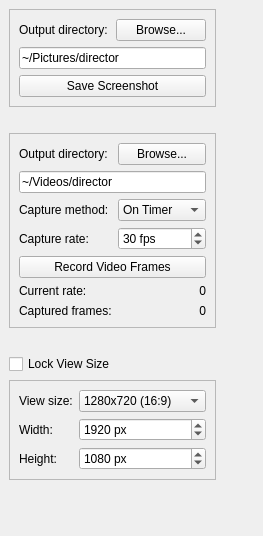
<?xml version="1.0" encoding="UTF-8"?>
<ui version="4.0">
 <class>screenGrabberPanel</class>
 <widget class="QWidget" name="screenGrabberPanel">
  <property name="geometry">
   <rect>
    <x>0</x>
    <y>0</y>
    <width>263</width>
    <height>536</height>
   </rect>
  </property>
  <property name="sizePolicy">
   <sizepolicy hsizetype="Preferred" vsizetype="Preferred">
    <horstretch>0</horstretch>
    <verstretch>0</verstretch>
   </sizepolicy>
  </property>
  <property name="windowTitle">
   <string>Screen Grabber</string>
  </property>
  <layout class="QVBoxLayout" name="verticalLayout_2">
   <property name="spacing">
    <number>0</number>
   </property>
   <property name="margin">
    <number>0</number>
   </property>
   <item>
    <widget class="QScrollArea" name="scrollArea">
     <property name="frameShape">
      <enum>QFrame::NoFrame</enum>
     </property>
     <property name="horizontalScrollBarPolicy">
      <enum>Qt::ScrollBarAlwaysOff</enum>
     </property>
     <property name="widgetResizable">
      <bool>true</bool>
     </property>
     <widget class="QWidget" name="scrollAreaWidgetContents">
      <property name="geometry">
       <rect>
        <x>0</x>
        <y>0</y>
        <width>267</width>
        <height>567</height>
       </rect>
      </property>
      <layout class="QGridLayout" name="gridLayout_3">
       <item row="0" column="0">
        <widget class="QFrame" name="frame_2">
         <property name="frameShape">
          <enum>QFrame::StyledPanel</enum>
         </property>
         <property name="frameShadow">
          <enum>QFrame::Raised</enum>
         </property>
         <layout class="QGridLayout" name="gridLayout_4">
          <item row="0" column="0">
           <widget class="QLabel" name="label_4">
            <property name="text">
             <string>Output directory:</string>
            </property>
           </widget>
          </item>
          <item row="0" column="1">
           <widget class="QPushButton" name="screenshotOutputBrowseButton">
            <property name="text">
             <string>Browse...</string>
            </property>
           </widget>
          </item>
          <item row="1" column="0" colspan="2">
           <widget class="QLineEdit" name="screenshotOutputDirectory">
            <property name="text">
             <string>~/Pictures/director</string>
            </property>
           </widget>
          </item>
          <item row="2" column="0" colspan="2">
           <widget class="QPushButton" name="saveScreenshotButton">
            <property name="text">
             <string>Save Screenshot</string>
            </property>
           </widget>
          </item>
         </layout>
        </widget>
       </item>
       <item row="1" column="0">
        <spacer name="verticalSpacer">
         <property name="orientation">
          <enum>Qt::Vertical</enum>
         </property>
         <property name="sizeType">
          <enum>QSizePolicy::Fixed</enum>
         </property>
         <property name="sizeHint" stdset="0">
          <size>
           <width>20</width>
           <height>20</height>
          </size>
         </property>
        </spacer>
       </item>
       <item row="2" column="0">
        <widget class="QFrame" name="frame">
         <property name="frameShape">
          <enum>QFrame::StyledPanel</enum>
         </property>
         <property name="frameShadow">
          <enum>QFrame::Raised</enum>
         </property>
         <layout class="QGridLayout" name="gridLayout">
          <item row="3" column="0">
           <widget class="QLabel" name="captureRateLabel">
            <property name="text">
             <string>Capture rate:</string>
            </property>
           </widget>
          </item>
          <item row="4" column="0" colspan="2">
           <widget class="QPushButton" name="recordMovieButton">
            <property name="text">
             <string>Record Video Frames</string>
            </property>
            <property name="checkable">
             <bool>true</bool>
            </property>
            <property name="checked">
             <bool>false</bool>
            </property>
           </widget>
          </item>
          <item row="0" column="0">
           <widget class="QLabel" name="moveOutputDirectoryLabel">
            <property name="text">
             <string>Output directory:</string>
            </property>
           </widget>
          </item>
          <item row="5" column="0">
           <widget class="QLabel" name="currentRateLabel">
            <property name="text">
             <string>Current rate:</string>
            </property>
           </widget>
          </item>
          <item row="3" column="1">
           <widget class="QSpinBox" name="captureRateSpin">
            <property name="suffix">
             <string> fps</string>
            </property>
            <property name="minimum">
             <number>1</number>
            </property>
            <property name="maximum">
             <number>99</number>
            </property>
            <property name="value">
             <number>30</number>
            </property>
           </widget>
          </item>
          <item row="1" column="0" colspan="2">
           <widget class="QLineEdit" name="movieOutputDirectory">
            <property name="text">
             <string>~/Videos/director</string>
            </property>
           </widget>
          </item>
          <item row="6" column="0">
           <widget class="QLabel" name="capturedFramesLabel">
            <property name="text">
             <string>Captured frames:</string>
            </property>
           </widget>
          </item>
          <item row="5" column="1">
           <widget class="QLabel" name="currentRateValueLabel">
            <property name="text">
             <string>0</string>
            </property>
            <property name="alignment">
             <set>Qt::AlignRight|Qt::AlignTrailing|Qt::AlignVCenter</set>
            </property>
           </widget>
          </item>
          <item row="6" column="1">
           <widget class="QLabel" name="capturedFramesValueLabel">
            <property name="text">
             <string>0</string>
            </property>
            <property name="alignment">
             <set>Qt::AlignRight|Qt::AlignTrailing|Qt::AlignVCenter</set>
            </property>
           </widget>
          </item>
          <item row="0" column="1">
           <widget class="QPushButton" name="movieOutputBrowseButton">
            <property name="text">
             <string>Browse...</string>
            </property>
           </widget>
          </item>
          <item row="2" column="0">
           <widget class="QLabel" name="captureMethodLabel">
            <property name="text">
             <string>Capture method:</string>
            </property>
           </widget>
          </item>
          <item row="2" column="1">
           <widget class="QComboBox" name="captureMethodCombo">
            <item>
             <property name="text">
              <string>On Timer</string>
             </property>
            </item>
           </widget>
          </item>
         </layout>
        </widget>
       </item>
       <item row="2" column="1">
        <spacer name="horizontalSpacer">
         <property name="orientation">
          <enum>Qt::Horizontal</enum>
         </property>
         <property name="sizeType">
          <enum>QSizePolicy::Expanding</enum>
         </property>
         <property name="sizeHint" stdset="0">
          <size>
           <width>1</width>
           <height>20</height>
          </size>
         </property>
        </spacer>
       </item>
       <item row="3" column="0">
        <spacer name="verticalSpacer_2">
         <property name="orientation">
          <enum>Qt::Vertical</enum>
         </property>
         <property name="sizeType">
          <enum>QSizePolicy::Fixed</enum>
         </property>
         <property name="sizeHint" stdset="0">
          <size>
           <width>20</width>
           <height>20</height>
          </size>
         </property>
        </spacer>
       </item>
       <item row="4" column="0">
        <widget class="QCheckBox" name="lockViewSizeCheck">
         <property name="text">
          <string>Lock View Size</string>
         </property>
        </widget>
       </item>
       <item row="5" column="0">
        <widget class="QFrame" name="viewSizeFrame">
         <property name="frameShape">
          <enum>QFrame::StyledPanel</enum>
         </property>
         <property name="frameShadow">
          <enum>QFrame::Raised</enum>
         </property>
         <layout class="QGridLayout" name="gridLayout_2">
          <item row="0" column="0">
           <widget class="QLabel" name="label">
            <property name="text">
             <string>View size:</string>
            </property>
           </widget>
          </item>
          <item row="0" column="1">
           <widget class="QComboBox" name="viewSizeCombo">
            <item>
             <property name="text">
              <string>1280x720 (16:9)</string>
             </property>
            </item>
            <item>
             <property name="text">
              <string>1920x1080 (16:9)</string>
             </property>
            </item>
            <item>
             <property name="text">
              <string>960x720 (4:3)</string>
             </property>
            </item>
            <item>
             <property name="text">
              <string>1440x1080 (4:3)</string>
             </property>
            </item>
            <item>
             <property name="text">
              <string>Custom</string>
             </property>
            </item>
           </widget>
          </item>
          <item row="1" column="0">
           <widget class="QLabel" name="label_2">
            <property name="text">
             <string>Width:</string>
            </property>
           </widget>
          </item>
          <item row="1" column="1">
           <widget class="QSpinBox" name="viewWidthSpin">
            <property name="suffix">
             <string> px</string>
            </property>
            <property name="minimum">
             <number>1</number>
            </property>
            <property name="maximum">
             <number>9999</number>
            </property>
            <property name="value">
             <number>1920</number>
            </property>
           </widget>
          </item>
          <item row="2" column="0">
           <widget class="QLabel" name="label_3">
            <property name="text">
             <string>Height:</string>
            </property>
           </widget>
          </item>
          <item row="2" column="1">
           <widget class="QSpinBox" name="viewHeightSpin">
            <property name="suffix">
             <string> px</string>
            </property>
            <property name="minimum">
             <number>1</number>
            </property>
            <property name="maximum">
             <number>9999</number>
            </property>
            <property name="value">
             <number>1080</number>
            </property>
           </widget>
          </item>
         </layout>
        </widget>
       </item>
       <item row="6" column="0">
        <spacer name="verticalSpacer_3">
         <property name="orientation">
          <enum>Qt::Vertical</enum>
         </property>
         <property name="sizeHint" stdset="0">
          <size>
           <width>20</width>
           <height>0</height>
          </size>
         </property>
        </spacer>
       </item>
      </layout>
      <zorder>verticalSpacer_3</zorder>
      <zorder>frame</zorder>
      <zorder>frame_2</zorder>
      <zorder>verticalSpacer_2</zorder>
      <zorder>verticalSpacer</zorder>
      <zorder>viewSizeFrame</zorder>
      <zorder>lockViewSizeCheck</zorder>
      <zorder>horizontalSpacer</zorder>
     </widget>
    </widget>
   </item>
  </layout>
 </widget>
 <resources/>
 <connections/>
</ui>
